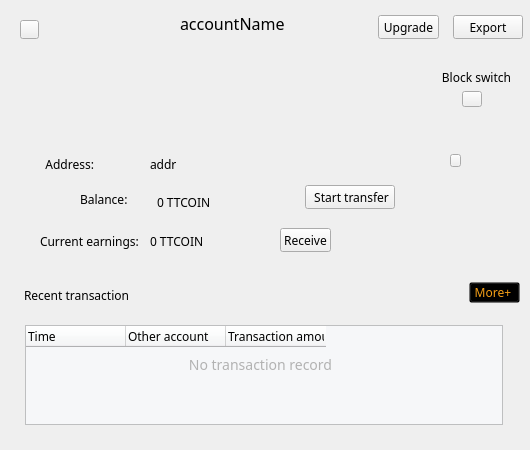
<?xml version="1.0" encoding="UTF-8"?>
<ui version="4.0">
 <class>AccountDetailWidget</class>
 <widget class="QWidget" name="AccountDetailWidget">
  <property name="geometry">
   <rect>
    <x>0</x>
    <y>0</y>
    <width>530</width>
    <height>450</height>
   </rect>
  </property>
  <property name="font">
   <font>
    <family>微软雅黑</family>
   </font>
  </property>
  <property name="windowTitle">
   <string>Form</string>
  </property>
  <widget class="QToolButton" name="closeBtn">
   <property name="geometry">
    <rect>
     <x>20</x>
     <y>20</y>
     <width>19</width>
     <height>19</height>
    </rect>
   </property>
   <property name="cursor">
    <cursorShape>PointingHandCursor</cursorShape>
   </property>
   <property name="focusPolicy">
    <enum>Qt::NoFocus</enum>
   </property>
   <property name="text">
    <string/>
   </property>
  </widget>
  <widget class="QLabel" name="nameLabel">
   <property name="geometry">
    <rect>
     <x>180</x>
     <y>13</y>
     <width>121</width>
     <height>21</height>
    </rect>
   </property>
   <property name="font">
    <font>
     <pointsize>12</pointsize>
    </font>
   </property>
   <property name="text">
    <string>accountName</string>
   </property>
  </widget>
  <widget class="QTableWidget" name="recentTransactionTableWidget">
   <property name="geometry">
    <rect>
     <x>25</x>
     <y>325</y>
     <width>478</width>
     <height>100</height>
    </rect>
   </property>
   <property name="focusPolicy">
    <enum>Qt::NoFocus</enum>
   </property>
   <property name="styleSheet">
    <string notr="true">background-color: rgb(246, 247, 249);</string>
   </property>
   <property name="verticalScrollBarPolicy">
    <enum>Qt::ScrollBarAlwaysOff</enum>
   </property>
   <property name="horizontalScrollBarPolicy">
    <enum>Qt::ScrollBarAlwaysOff</enum>
   </property>
   <attribute name="verticalHeaderVisible">
    <bool>false</bool>
   </attribute>
   <attribute name="verticalHeaderHighlightSections">
    <bool>false</bool>
   </attribute>
   <column>
    <property name="text">
     <string>Time</string>
    </property>
    <property name="textAlignment">
     <set>AlignLeading|AlignVCenter</set>
    </property>
   </column>
   <column>
    <property name="text">
     <string>Other account</string>
    </property>
    <property name="textAlignment">
     <set>AlignLeading|AlignVCenter</set>
    </property>
   </column>
   <column>
    <property name="text">
     <string>Transaction amount/TTCOIN</string>
    </property>
    <property name="textAlignment">
     <set>AlignLeading|AlignVCenter</set>
    </property>
   </column>
  </widget>
  <widget class="QLabel" name="label">
   <property name="geometry">
    <rect>
     <x>24</x>
     <y>287</y>
     <width>121</width>
     <height>16</height>
    </rect>
   </property>
   <property name="font">
    <font>
     <family>微软雅黑</family>
    </font>
   </property>
   <property name="styleSheet">
    <string notr="true"/>
   </property>
   <property name="text">
    <string>Recent transaction</string>
   </property>
  </widget>
  <widget class="QToolButton" name="moreTransactionBtn">
   <property name="geometry">
    <rect>
     <x>469</x>
     <y>282</y>
     <width>51</width>
     <height>21</height>
    </rect>
   </property>
   <property name="font">
    <font>
     <family>微软雅黑</family>
    </font>
   </property>
   <property name="cursor">
    <cursorShape>PointingHandCursor</cursorShape>
   </property>
   <property name="focusPolicy">
    <enum>Qt::NoFocus</enum>
   </property>
   <property name="styleSheet">
    <string notr="true">background:transparent;
color: rgb(244, 159, 23);</string>
   </property>
   <property name="text">
    <string>More+ </string>
   </property>
  </widget>
  <widget class="QLabel" name="noTransactionLabel">
   <property name="geometry">
    <rect>
     <x>165</x>
     <y>344</y>
     <width>191</width>
     <height>41</height>
    </rect>
   </property>
   <property name="font">
    <font>
     <pointsize>-1</pointsize>
    </font>
   </property>
   <property name="styleSheet">
    <string notr="true">font-size: 14px;
color: rgb(178, 178, 178);</string>
   </property>
   <property name="text">
    <string>No transaction record</string>
   </property>
   <property name="alignment">
    <set>Qt::AlignCenter</set>
   </property>
  </widget>
  <widget class="QLabel" name="addressLabel">
   <property name="geometry">
    <rect>
     <x>150</x>
     <y>154</y>
     <width>291</width>
     <height>20</height>
    </rect>
   </property>
   <property name="text">
    <string>addr</string>
   </property>
  </widget>
  <widget class="QLabel" name="addressLabel2">
   <property name="geometry">
    <rect>
     <x>40</x>
     <y>154</y>
     <width>54</width>
     <height>20</height>
    </rect>
   </property>
   <property name="text">
    <string>Address:</string>
   </property>
   <property name="alignment">
    <set>Qt::AlignRight|Qt::AlignTrailing|Qt::AlignVCenter</set>
   </property>
  </widget>
  <widget class="QToolButton" name="copyBtn">
   <property name="geometry">
    <rect>
     <x>450</x>
     <y>154</y>
     <width>11</width>
     <height>13</height>
    </rect>
   </property>
   <property name="font">
    <font>
     <family>微软雅黑</family>
    </font>
   </property>
   <property name="cursor">
    <cursorShape>PointingHandCursor</cursorShape>
   </property>
   <property name="focusPolicy">
    <enum>Qt::NoFocus</enum>
   </property>
   <property name="text">
    <string/>
   </property>
  </widget>
  <widget class="QToolButton" name="exportBtn">
   <property name="geometry">
    <rect>
     <x>453</x>
     <y>15</y>
     <width>70</width>
     <height>24</height>
    </rect>
   </property>
   <property name="cursor">
    <cursorShape>PointingHandCursor</cursorShape>
   </property>
   <property name="focusPolicy">
    <enum>Qt::NoFocus</enum>
   </property>
   <property name="layoutDirection">
    <enum>Qt::LeftToRight</enum>
   </property>
   <property name="text">
    <string>Export</string>
   </property>
  </widget>
  <widget class="QToolButton" name="transferBtn">
   <property name="geometry">
    <rect>
     <x>305</x>
     <y>185</y>
     <width>90</width>
     <height>24</height>
    </rect>
   </property>
   <property name="cursor">
    <cursorShape>PointingHandCursor</cursorShape>
   </property>
   <property name="focusPolicy">
    <enum>Qt::NoFocus</enum>
   </property>
   <property name="text">
    <string> Start transfer</string>
   </property>
   <property name="toolButtonStyle">
    <enum>Qt::ToolButtonTextOnly</enum>
   </property>
  </widget>
  <widget class="QToolButton" name="upgradeBtn">
   <property name="geometry">
    <rect>
     <x>378</x>
     <y>15</y>
     <width>61</width>
     <height>24</height>
    </rect>
   </property>
   <property name="cursor">
    <cursorShape>PointingHandCursor</cursorShape>
   </property>
   <property name="focusPolicy">
    <enum>Qt::NoFocus</enum>
   </property>
   <property name="text">
    <string>Upgrade</string>
   </property>
  </widget>
  <widget class="QLabel" name="balanceLabel">
   <property name="geometry">
    <rect>
     <x>157</x>
     <y>192</y>
     <width>91</width>
     <height>20</height>
    </rect>
   </property>
   <property name="font">
    <font>
     <family>微软雅黑</family>
     <pointsize>9</pointsize>
    </font>
   </property>
   <property name="text">
    <string>0 TTCOIN</string>
   </property>
  </widget>
  <widget class="QLabel" name="balanceLabel2">
   <property name="geometry">
    <rect>
     <x>80</x>
     <y>189</y>
     <width>51</width>
     <height>20</height>
    </rect>
   </property>
   <property name="text">
    <string>Balance:</string>
   </property>
  </widget>
  <widget class="QLabel" name="delegateRankLabel">
   <property name="geometry">
    <rect>
     <x>310</x>
     <y>20</y>
     <width>21</width>
     <height>16</height>
    </rect>
   </property>
   <property name="font">
    <font>
     <family>微软雅黑</family>
    </font>
   </property>
   <property name="styleSheet">
    <string notr="true"/>
   </property>
   <property name="text">
    <string/>
   </property>
  </widget>
  <widget class="QLabel" name="identityLabel">
   <property name="geometry">
    <rect>
     <x>140</x>
     <y>30</y>
     <width>16</width>
     <height>16</height>
    </rect>
   </property>
   <property name="font">
    <font>
     <family>微软雅黑</family>
    </font>
   </property>
   <property name="styleSheet">
    <string notr="true">background:transparent;</string>
   </property>
   <property name="text">
    <string/>
   </property>
   <property name="alignment">
    <set>Qt::AlignRight|Qt::AlignTrailing|Qt::AlignVCenter</set>
   </property>
  </widget>
  <widget class="QLabel" name="salaryLabel2">
   <property name="geometry">
    <rect>
     <x>40</x>
     <y>231</y>
     <width>101</width>
     <height>20</height>
    </rect>
   </property>
   <property name="text">
    <string>Current earnings:</string>
   </property>
  </widget>
  <widget class="QLabel" name="salaryLabel">
   <property name="geometry">
    <rect>
     <x>150</x>
     <y>231</y>
     <width>81</width>
     <height>20</height>
    </rect>
   </property>
   <property name="text">
    <string>0 TTCOIN</string>
   </property>
  </widget>
  <widget class="QToolButton" name="withdrawBtn">
   <property name="geometry">
    <rect>
     <x>280</x>
     <y>228</y>
     <width>51</width>
     <height>24</height>
    </rect>
   </property>
   <property name="cursor">
    <cursorShape>PointingHandCursor</cursorShape>
   </property>
   <property name="focusPolicy">
    <enum>Qt::NoFocus</enum>
   </property>
   <property name="text">
    <string>Receive</string>
   </property>
  </widget>
  <widget class="QWidget" name="produceWidget" native="true">
   <property name="geometry">
    <rect>
     <x>441</x>
     <y>57</y>
     <width>71</width>
     <height>55</height>
    </rect>
   </property>
   <widget class="QLabel" name="produceLabel">
    <property name="geometry">
     <rect>
      <x>0</x>
      <y>10</y>
      <width>71</width>
      <height>20</height>
     </rect>
    </property>
    <property name="text">
     <string>Block switch</string>
    </property>
    <property name="alignment">
     <set>Qt::AlignCenter</set>
    </property>
   </widget>
   <widget class="QToolButton" name="switchBtn">
    <property name="geometry">
     <rect>
      <x>21</x>
      <y>34</y>
      <width>20</width>
      <height>16</height>
     </rect>
    </property>
    <property name="cursor">
     <cursorShape>PointingHandCursor</cursorShape>
    </property>
    <property name="focusPolicy">
     <enum>Qt::NoFocus</enum>
    </property>
    <property name="text">
     <string/>
    </property>
   </widget>
  </widget>
 </widget>
 <resources/>
 <connections/>
</ui>
